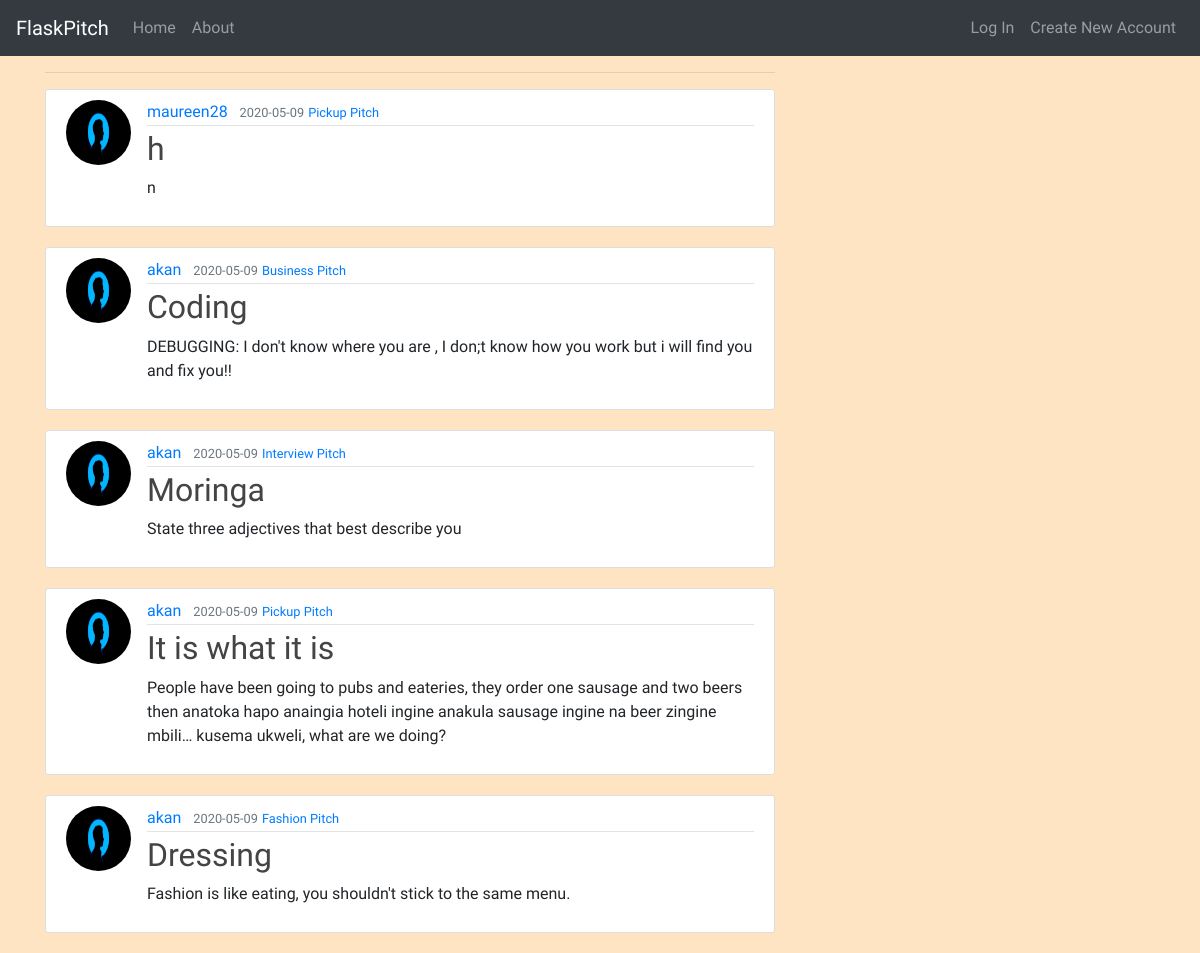
The page /home on the database its author committed.
### app/models.py (models this page shows, shortened)
class Post(db.Model):
    id = db.Column(db.Integer, primary_key = True)
    title = db.Column(db.String(100), nullable = False)
    date_posted = db.Column(db.DateTime, nullable = False, default = datetime.utcnow)
    content = db.Column(db.Text, nullable =False)
    user_id = db.Column(db.Integer, db.ForeignKey('user.id'), nullable = False)
    category = db.Column(db.Text, nullable=False)
    comments = db.relationship('Comment', backref='post', lazy=True)

class User(db.Model, UserMixin):
    id = db.Column(db.Integer, primary_key = True)
    username = db.Column(db.String(20), unique= True, nullable = False )
    email = db.Column(db.String(120), unique= True, nullable = False )
    image_file = db.Column(db.String(20), nullable = False, default = 'default.jpeg' )
    password = db.Column(db.String(60), nullable = False )
    posts = db.relationship('Post', backref = 'author', lazy = True)

### app/main/views.py (the view)
@main.route("/")
@main.route("/home")
def home():
    page = request.args.get('page', 1, type=int)
    posts = Post.query.order_by(Post.date_posted.desc()).paginate(page=page, per_page=5)
    return render_template('home.html', posts=posts)

### app/templates/home.html
{% extends 'index.html' %}
{% block content %}
<hr>
{% for post in posts.items %}
<article class="media content-section">
    <img class="rounded-circle article-img"
        src="{{ url_for('static', filename='css/images/'  + post.author.image_file) }}">
    <div class="media-body">
        <div class="article-metadata">
            <a class="mr-2"
                href="{{ url_for('users.user_posts', username=post.author.username) }}">{{ post.author.username }}</a>
            <small class="text-muted">{{ post.date_posted.strftime('%Y-%m-%d') }}</small>
            <small><a class="mr-2" href="{{ url_for('posts.category_post', category=post.category) }}">{{ post.category }}</a></small>
        </div>
        <h2><a class="article-title" href="{{ url_for('posts.post', post_id=post.id) }}">{{ post.title }}</a></h2>
        <p class="article-content">{{ post.content }}</p>
    </div>
</article>
{% endfor %}
{% endblock %}

### app/static/css/styles.css (style rules this page uses)
body { background-color: bisque; font-family: 'Source Sans Pro', sans-serif; }
.content-section { background: #ffffff; padding: 10px 20px; border: 1px solid #dddddd; border-radius: 3px; margin-bottom: 20px; }
.article-title { color: #444444; }
.article-content { white-space: pre-line; }
.article-img { height: 65px; width: 65px; margin-right: 16px; }
.article-metadata { padding-bottom: 1px; margin-bottom: 4px; border-bottom: 1px solid #e3e3e3 }

### rows shown on the page
Post: image_file (placeholder picture), author.username "maureen28", date_posted "2020-05-09", category "Pickup Pitch", title "h", content "n"
Post: image_file (placeholder picture), author.username "akan", date_posted "2020-05-09", category "Business Pitch", title "Coding", content "DEBUGGING: I don't know where you are , I don;t know how you work but i will find you and fix you!!"
Post: image_file (placeholder picture), author.username "akan", date_posted "2020-05-09", category "Interview Pitch", title "Moringa", content "State three adjectives that best describe you"
Post: image_file (placeholder picture), author.username "akan", date_posted "2020-05-09", category "Pickup Pitch", title "It is what it is", content "People have been going to pubs and eateries, they order one sausage and two beers then anatoka hapo anaingia hoteli ingine anakula sausage ingine na beer zingine mbili… kusema ukweli, what are we doing?"
Post: image_file (placeholder picture), author.username "akan", date_posted "2020-05-09", category "Fashion Pitch", title "Dressing", content "Fashion is like eating, you shouldn't stick to the same menu."
